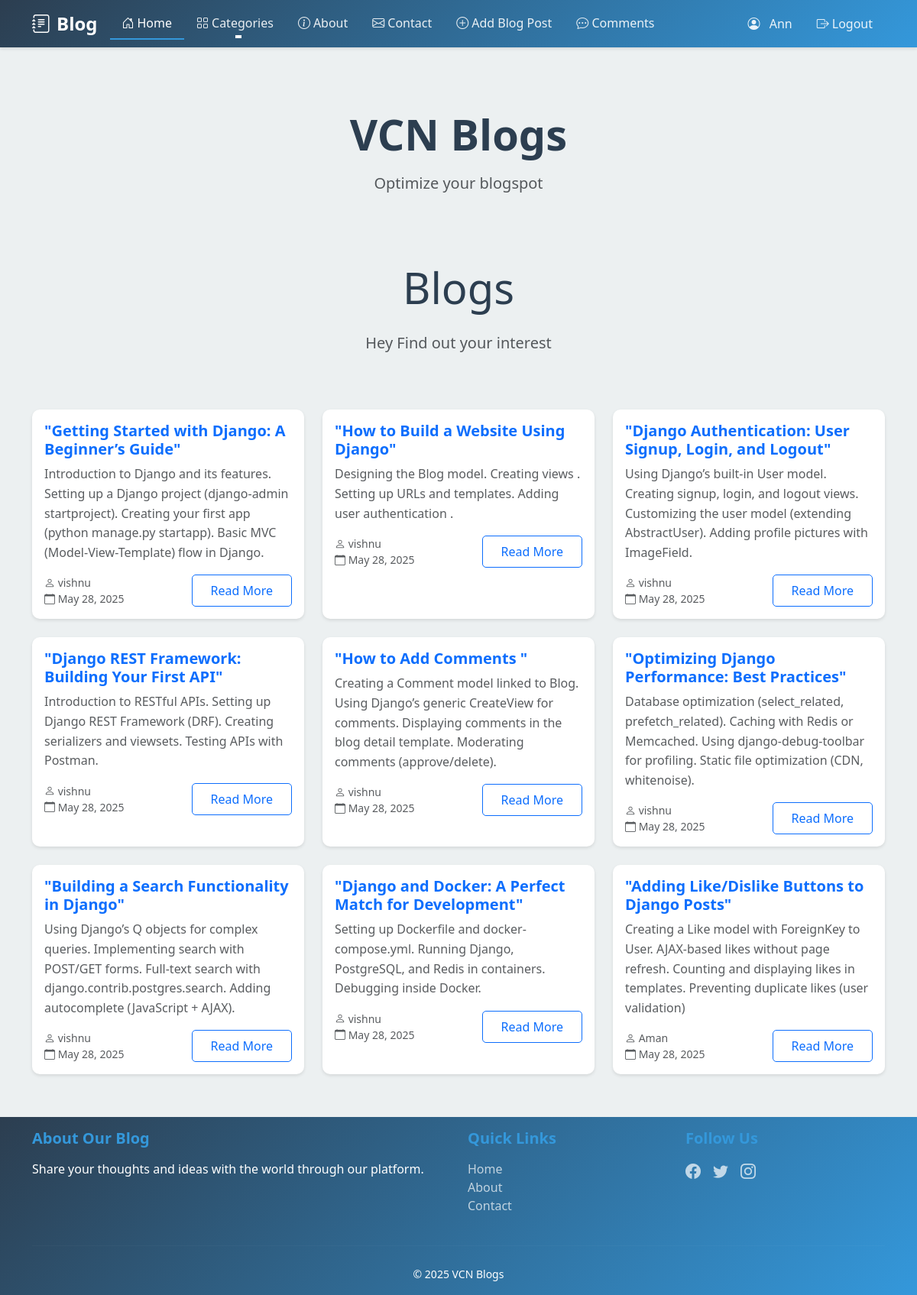
The page / (signed in) on the database as committed earlier.
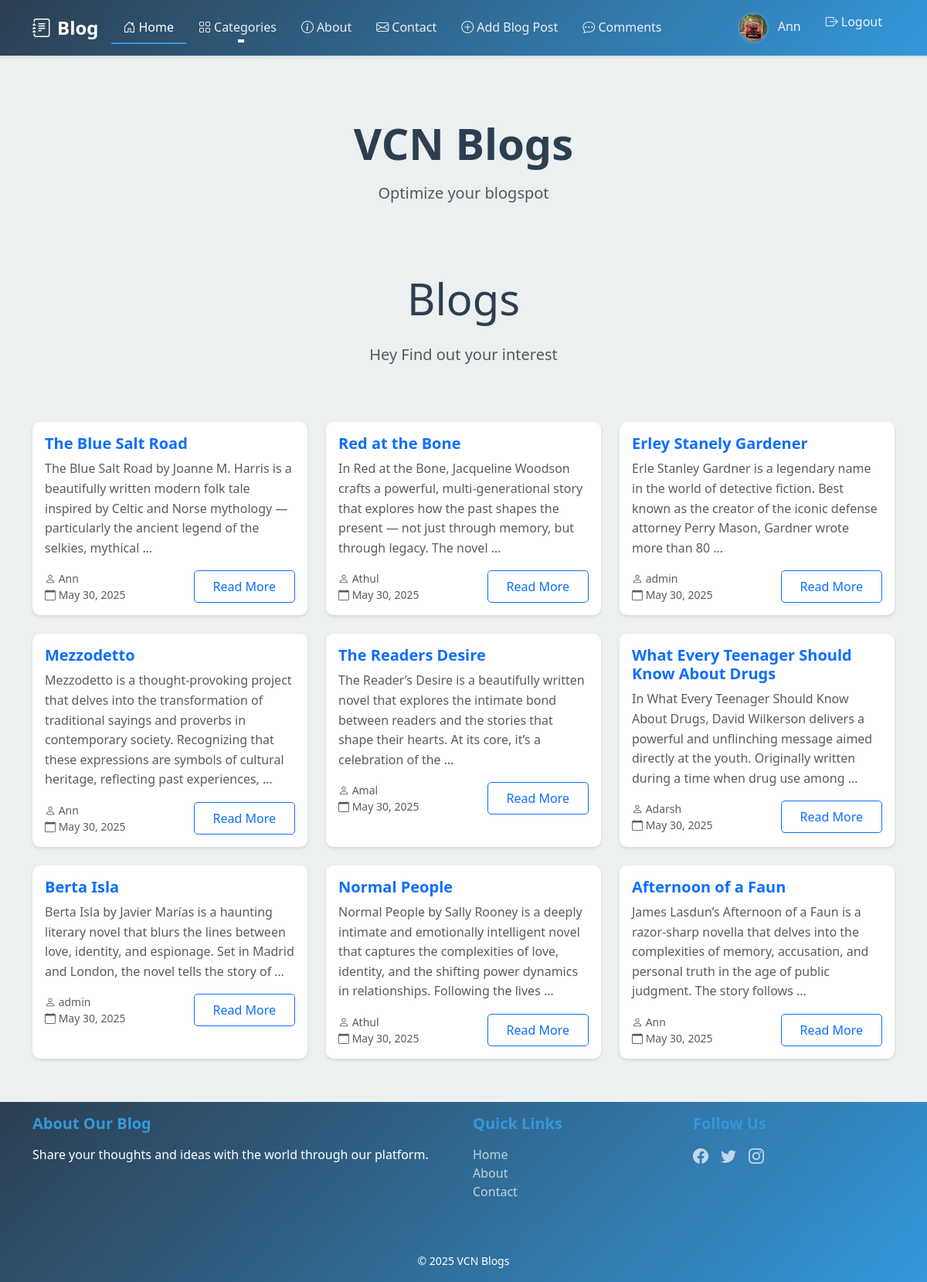
The same page on the database as committed later.
### blog/models.py (models this page shows, shortened)
class Blog(models.Model):
    title = models.CharField(max_length=200)
    slug = models.SlugField(unique=True)
    content = models.TextField()
    excerpt = models.TextField(max_length=500, blank=True)
    author = models.ForeignKey(User, on_delete=models.CASCADE, related_name='blog_posts')
    category = models.ForeignKey(Category, on_delete=models.SET_NULL, null=True, related_name='posts')
    featured_image = models.ImageField(upload_to='blog_images/', null=True, blank=True)
    created_at = models.DateTimeField(auto_now_add=True)
    updated_at = models.DateTimeField(auto_now=True)
    class Meta:
        ordering = ['-created_at']
        indexes = [
            models.Index(fields=['-created_at']),
        ]

class Profile(models.Model):
    user = models.OneToOneField(User, on_delete=models.CASCADE)
    bio = models.TextField(max_length=500, blank=True)
    location = models.CharField(max_length=100)
    birth_date = models.DateField(null=True)
    avatar = models.ImageField(upload_to='avatars/', null=True, blank=True)
    website = models.URLField(max_length=200, blank=True)
    created_at = models.DateTimeField(auto_now_add=True)
    updated_at = models.DateTimeField(auto_now=True)

### blog/views.py (the view)
# urls.py: path('', views.BlogListView.as_view(), name='blog_list'),
class BlogListView(ListView):
    model = Blog
    template_name = 'blog/blog.html'
    context_object_name = 'blogs'
    ordering = ['-created_at']
    paginate_by = 9
    def get_context_data(self, **kwargs):
        context = super().get_context_data(**kwargs)
        context['categories'] = Category.objects.all()
        return context

### templates/blog/blog.html (shortened to what this page needs)
{% extends 'index.html' %}
{% block content %}
<div class="row mb-4">
    <div class="col-12">
        <h1 class="display-4 text-center mb-4">Blogs </h1>
        <p class="lead text-center text-muted mb-5">Hey Find out your interest</p>
    </div>
</div>
<div class="row">
    {% for blog in blogs %}
    <div class="col-md-6 col-lg-4 mb-4">
        <div class="card h-100">
            <div class="card-body">
                <h5 class="card-title text-primary">{{ blog.title }}</h5>
                <p class="card-text text-muted">{{ blog.content|truncatewords:30 }}</p>
                <div class="d-flex justify-content-between align-items-center mt-3">
                    <small class="text-muted">
                        <i class="bi bi-person"></i> {{ blog.author.username }}<br>
                        <i class="bi bi-calendar"></i> {{ blog.created_at|date:"F j, Y" }}
                    </small>
                    <a href="{% url 'blog:blog_detail' blog.pk %}" class="btn btn-outline-primary">Read More</a>
                </div>
            </div>
        </div>
    </div>
    {% empty %}
    <div class="col-12">
        <div class="alert alert-info text-center" role="alert">
            <i class="bi bi-info-circle"></i> No blog posts
        </div>
    </div>
    {% endfor %}
</div>
{% endblock %}

### templates/shared/navbar.html (shortened to what this page needs)
{% load static %}
<nav class="navbar navbar-expand-lg navbar-dark sticky-top">
    <div class="container">
        <a class="navbar-brand" href="{% url 'blog:blog_list' %}">
            <i class="bi bi-journal-text me-2"></i>Blog
        </a>
        <div class="collapse navbar-collapse" id="navbarNav">
            <ul class="navbar-nav me-auto">
                <li class="nav-item">
                    <a class="nav-link {% if request.resolver_match.url_name == 'blog_list' %}active{% endif %}"
                       href="{% url 'blog:blog_list' %}">
                        <i class="bi bi-house-door me-1"></i>Home
                    </a>
                </li>
                <li class="nav-item dropdown">
                    <a class="nav-link dropdown-toggle" href="#" id="categoriesDropdown" role="button" data-bs-toggle="dropdown">
                        <i class="bi bi-grid me-1"></i>Categories
                    </a>
                </li>
                <li class="nav-item">
                    <a class="nav-link {% if request.resolver_match.url_name == 'about' %}active{% endif %}"
                       href="{% url 'blog:about' %}">
                        <i class="bi bi-info-circle me-1"></i>About
                    </a>
                </li>
                <li class="nav-item">
                    <a class="nav-link {% if request.resolver_match.url_name == 'contact' %}active{% endif %}"
                       href="{% url 'blog:contact' %}">
                        <i class="bi bi-envelope me-1"></i>Contact
                    </a>
                </li>
                {% if user.is_authenticated %}
                <li class="nav-item">
                    <a class="nav-link {% if request.resolver_match.url_name == 'blog_create' %}active{% endif %}"
                       href="{% url 'blog:blog_create' %}">
                        <i class="bi bi-plus-circle me-1"></i>Add Blog Post
                    </a>
                </li>
                <li class="nav-item">
                    <a class="nav-link {% if request.resolver_match.url_name == 'comment_list' %}active{% endif %}" href="{% url 'blog:comment_list' %}">
                        <i class="bi bi-chat-dots"></i> Comments
                    </a>
                </li>
                {% endif %}
            </ul>
            <ul class="navbar-nav">
                {% if user.is_authenticated %}
                    <li class="nav-item">
                        <a class="nav-link" href="{% url 'blog:profile' %}">
                            {% if user.profile.avatar %}
                                <img src="{{ user.profile.avatar.url }}" alt="{{ user.username }}" class="avatar me-2">
                            {% else %}
                                <i class="bi bi-person-circle me-2"></i>
                            {% endif %}
                            {{ user.username }}
                        </a>
                    </li>
                    <li class="nav-item">
                        <form method="post" action="{% url 'logout' %}" class="d-inline">
                            <button type="submit" class="btn btn-link nav-link">
                                <i class="bi bi-box-arrow-right me-1"></i>Logout
                            </button>
                        </form>
                    </li>
                {% else %}
                    <li class="nav-item">
                        <a class="nav-link" href="{% url 'login' %}">
                            <i class="bi bi-box-arrow-in-right me-1"></i>Login
                        </a>
                    </li>
                {% endif %}
            </ul>
        </div>
    </div>
</nav>

Rows that differ between the two databases and show on the page:
removed Blog: title "\"Getting Started with Django: A Beginner’s Guide\"", content "Introduction to Django and its features. Setting up a Django project (django-admin startproject). Creating your first app (python manage.py startapp). Basic MVC (Model-View-Template) flow in Django.", author.username "vishnu", created_at "May 28, 2025"
removed Blog: title "\"How to Build a Website Using Django\"", content "Designing the Blog model. Creating views . Setting up URLs and templates. Adding user authentication .", author.username "vishnu", created_at "May 28, 2025"
removed Blog: title "\"Django Authentication: User Signup, Login, and Logout\"", content "Using Django’s built-in User model. Creating signup, login, and logout views. Customizing the user model (extending AbstractUser). Adding profile pictures with ImageField.", author.username "vishnu", created_at "May 28, 2025"
removed Blog: title "\"Django REST Framework: Building Your First API\"", content "Introduction to RESTful APIs. Setting up Django REST Framework (DRF). Creating serializers and viewsets. Testing APIs with Postman.", author.username "vishnu", created_at "May 28, 2025"
removed Blog: title "\"How to Add Comments \"", content "Creating a Comment model linked to Blog. Using Django’s generic CreateView for comments. Displaying comments in the blog detail template. Moderating comments (approve/delete).", author.username "vishnu", created_at "May 28, 2025"
removed Blog: title "\"Optimizing Django Performance: Best Practices\"", content "Database optimization (select_related, prefetch_related). Caching with Redis or Memcached. Using django-debug-toolbar for profiling. Static file optimization (CDN, whitenoise).", author.username "vishnu", created_at "May 28, 2025"
removed Blog: title "\"Building a Search Functionality in Django\"", content "Using Django’s Q objects for complex queries. Implementing search with POST/GET forms. Full-text search with django.contrib.postgres.search. Adding autocomplete (JavaScript + AJAX).", author.username "vishnu", created_at "May 28, 2025"
no longer on this page (row edited): Blog: title "\"Django and Docker: A Perfect Match for Development\"", content "Setting up Dockerfile and docker-compose.yml. Running Django, PostgreSQL, and Redis in containers. Debugging inside Docker.", author.username "vishnu", created_at "May 28, 2025"
no longer on this page (row edited): Blog: title "\"Adding Like/Dislike Buttons to Django Posts\"", content "Creating a Like model with ForeignKey to User. AJAX-based likes without page refresh. Counting and displaying likes in templates. Preventing duplicate likes (user validation)", author.username "Aman", created_at "May 28, 2025"
added Blog: title "The Blue Salt Road", content "The Blue Salt Road by Joanne M. Harris is a beautifully written modern folk tale inspired by Celtic and Norse mythology — particularly the ancient legend of the selkies, mythical …", author.username "Ann", created_at "May 30, 2025"
added Blog: title "Red at the Bone", content "In Red at the Bone, Jacqueline Woodson crafts a powerful, multi-generational story that explores how the past shapes the present — not just through memory, but through legacy. The novel …", author.username "Athul", created_at "May 30, 2025"
added Blog: title "Erley Stanely Gardener", content "Erle Stanley Gardner is a legendary name in the world of detective fiction. Best known as the creator of the iconic defense attorney Perry Mason, Gardner wrote more than 80 …", author.username "admin", created_at "May 30, 2025"
added Blog: title "Mezzodetto", content "Mezzodetto is a thought-provoking project that delves into the transformation of traditional sayings and proverbs in contemporary society. Recognizing that these expressions are symbols of cultural heritage, reflecting past experiences, …", author.username "Ann", created_at "May 30, 2025"
added Blog: title "The Readers Desire", content "The Reader’s Desire is a beautifully written novel that explores the intimate bond between readers and the stories that shape their hearts. At its core, it’s a celebration of the …", author.username "Amal", created_at "May 30, 2025"
added Blog: title "What Every Teenager Should Know About Drugs", content "In What Every Teenager Should Know About Drugs, David Wilkerson delivers a powerful and unflinching message aimed directly at the youth. Originally written during a time when drug use among …", author.username "Adarsh", created_at "May 30, 2025"
added Blog: title "Berta Isla", content "Berta Isla by Javier Marías is a haunting literary novel that blurs the lines between love, identity, and espionage. Set in Madrid and London, the novel tells the story of …", author.username "admin", created_at "May 30, 2025"
added Blog: title "Normal People", content "Normal People by Sally Rooney is a deeply intimate and emotionally intelligent novel that captures the complexities of love, identity, and the shifting power dynamics in relationships. Following the lives …", author.username "Athul", created_at "May 30, 2025"
added Blog: title "Afternoon of a Faun", content "James Lasdun’s Afternoon of a Faun is a razor-sharp novella that delves into the complexities of memory, accusation, and personal truth in the age of public judgment. The story follows …", author.username "Ann", created_at "May 30, 2025"
